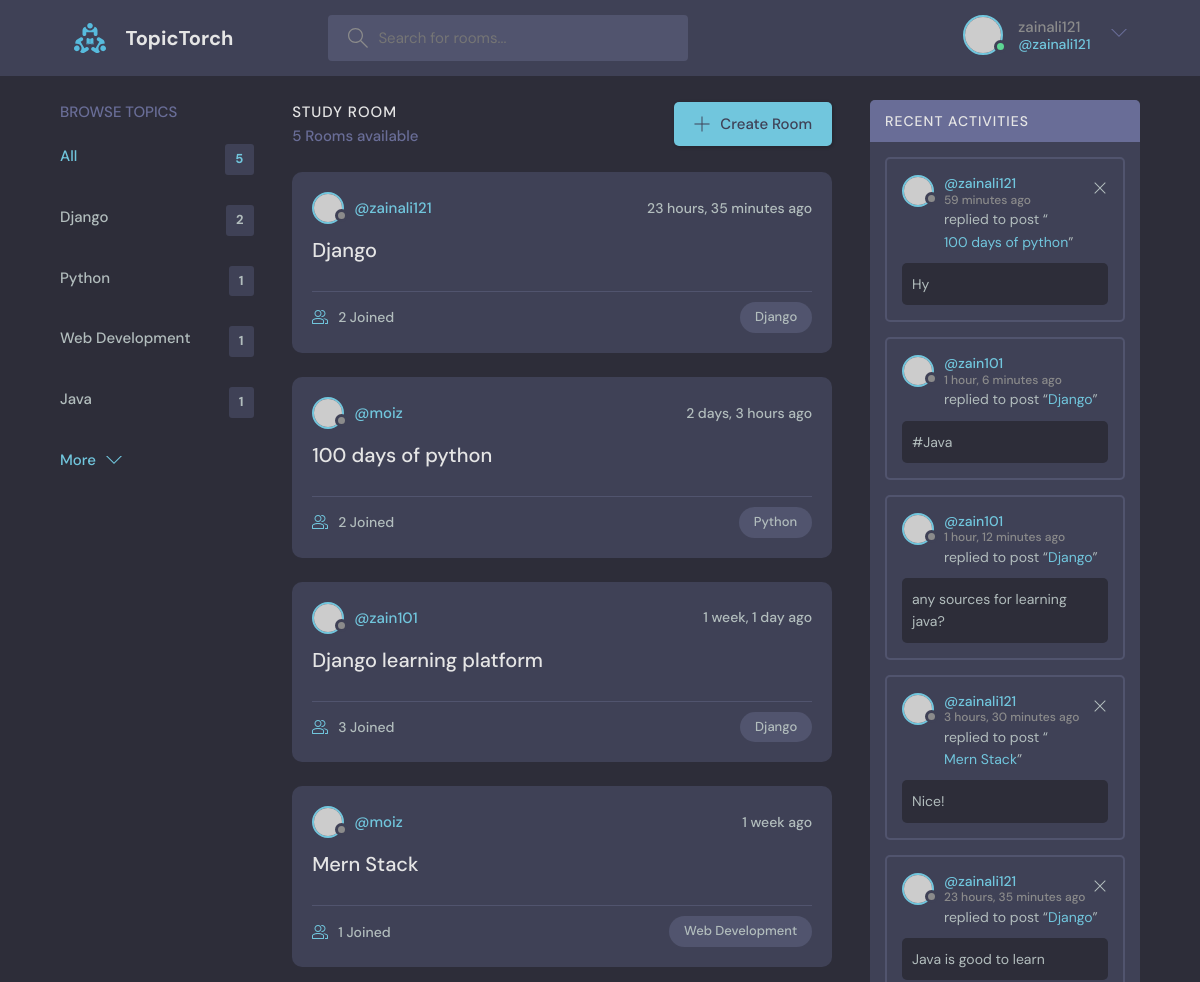
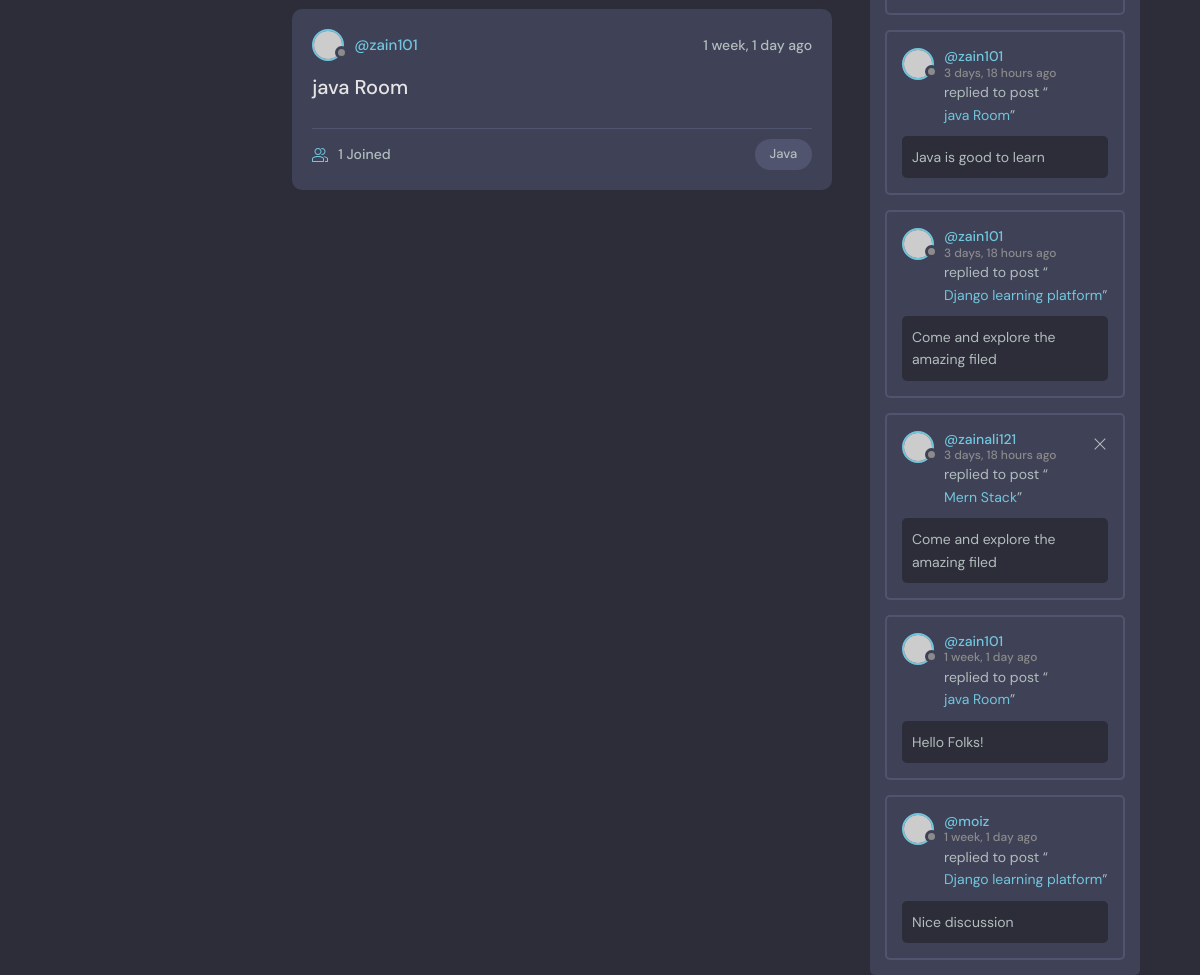
The page / (signed in) on the database its author committed (2 pictures, top to bottom).
### base/models.py (models this page shows, shortened)
class Topic(models.Model):
    name = models.CharField(max_length=200)

class Room(models.Model):
    host = models.ForeignKey(User, on_delete=models.SET_NULL, null=True)
    members = models.ManyToManyField(User, related_name='members', blank=True)
    topic = models.ForeignKey(Topic, on_delete=models.SET_NULL, null=True)
    name = models.CharField(max_length=200)
    desc = models.TextField(null=True, blank=True)
    updated = models.DateTimeField(auto_now=True)
    created = models.DateTimeField(auto_now_add=True)
    class Meta:      # for maintaining the order
        ordering = ['-updated', '-created']
    def __str__(self):
        return self.name

class Message(models.Model):
    user = models.ForeignKey(User, on_delete=models.CASCADE)
    room = models.ForeignKey(Room, on_delete=models.CASCADE)
    body = models.TextField()
    updated = models.DateTimeField(auto_now=True)
    created = models.DateTimeField(auto_now_add=True)
    class Meta:      # for maintaining the order
        ordering = ['-updated', '-created']

### base/views.py (the view)
# urls.py: 2. Add a URL to urlpatterns:  path('', views.home, name='home')
def home(request):
    query = request.GET.get('query') if request.GET.get('query') != None else ''
    rooms = Room.objects.filter(
        Q(topic__name__icontains=query) |
        Q(name__icontains = query) |
        Q(desc__icontains = query)
                                )
    topics = Topic.objects.all()
    rooms_count = rooms.count()
    room_messages = Message.objects.filter(Q(room__topic__name__icontains=query))
    context = {'rooms': rooms, 'topics' : topics, 'rooms_count': rooms_count, 'room_messages': room_messages}
    return render(request, 'base/home.html', context)

### base/templates/base/home.html (shortened to what this page needs)
{% extends 'main.html' %}
{% block content %}
<main class="layout layout--3">
   <div class="container">
      {% include 'base/topics_components.html' %}
      <div class="roomList">
         <div class="roomList__header">
            <div>
               <h2>Study Room</h2>
               <p>{{rooms_count}} Rooms available</p>
            </div>
            <a class="btn btn--main" href="{% url 'create-room' %}">
               <svg version="1.1" xmlns="http://www.w3.org/2000/svg" width="32" height="32" viewBox="0 0 32 32">
                  <title>add</title>
                  <path
                     d="M16.943 0.943h-1.885v14.115h-14.115v1.885h14.115v14.115h1.885v-14.115h14.115v-1.885h-14.115v-14.115z">
                  </path>
               </svg>
               Create Room
            </a>
         </div>
         {% include 'base/feed_components.html' %}
      </div>
      {% include 'base/activity_components.html' %}
   </div>
</main>
{% endblock content %}

### templates/navbar.html (shortened to what this page needs)
{% load static %}
<header class="header header--loggedIn">
    <div class="container">
      <a href="{% url 'home' %}" class="header__logo">
        <img src="{% static 'images/logo.svg' %}" />
        <h1>TopicTorch</h1>
      </a>
      <form method="get" action="{% url 'home' %}" class="header__search">
        <label>
          <input name="query" placeholder="Search for rooms..." />
        </label>
      </form>
      <nav class="header__menu">
        {% if request.user.is_authenticated %}
        <div class="header__user">
          <a href="profile.html">
            <div class="avatar avatar--medium active">
              <img src="https://randomuser.me/api/portraits/men/37.jpg" />
            </div>
            <p>{{request.user.username}} <span>@{{request.user.username}}</span></p>
          </a>
          <button class="dropdown-button">
            <svg version="1.1" xmlns="http://www.w3.org/2000/svg" width="32" height="32" viewBox="0 0 32 32">
              <title>chevron-down</title>
              <path d="M16 21l-13-13h-3l16 16 16-16h-3l-13 13z"></path>
            </svg>
          </button>
        </div>
        {% else %}
        <a href="{% url 'login' %}">
          <img src="{% static 'images/avatar.svg' %}" />
          <p>Login</p>
        </a>
        {% endif %}
      </nav>
    </div>
  </header>

### base/templates/base/topics_components.html
<div class="topics">
   <div class="topics__header">
      <h2>Browse Topics</h2>
   </div>
   <ul class="topics__list">
      <li>
         <a href="{% url 'home' %}" class="active">All <span>{{rooms_count}}</span></a>
      </li>
      {% for topic in topics %}
      <li>
         <a href="{% url 'home' %}?query={{topic.name}}">{{topic.name}} <span>{{topic.room_set.all.count}}</span></a>
      </li>
      {% endfor %}
   </ul>
   <a class="btn btn--link" href="topics.html">
      More
      <svg version="1.1" xmlns="http://www.w3.org/2000/svg" width="32" height="32" viewBox="0 0 32 32">
         <title>chevron-down</title>
         <path d="M16 21l-13-13h-3l16 16 16-16h-3l-13 13z"></path>
      </svg>
   </a>
</div>

### base/templates/base/feed_components.html (shortened to what this page needs)
{% for room in rooms %}
<div class="roomListRoom">
   <div class="roomListRoom__header">
      <a href="{% url 'user-profile' room.host.id %}" class="roomListRoom__author">
         <div class="avatar avatar--small">
            <img src="https://randomuser.me/api/portraits/women/11.jpg" />
         </div>
         <span>@{{room.host.username}}</span>
      </a>
      <div class="roomListRoom__actions">
         <span>{{room.created|timesince}} ago</span>
      </div>
   </div>
   <div class="roomListRoom__content">
      <a href="{% url 'room' room.id %}">{{room.name}}</a>
   </div>
   <div class="roomListRoom__meta">
      <a href="{% url 'room' room.id %}" class="roomListRoom__joined">
         {{room.members.all.count}} Joined
      </a>
      <p class="roomListRoom__topic">{{room.topic.name}}</p>
   </div>
</div>
{% endfor %}

### base/templates/base/activity_components.html
<div class="activities">
   <div class="activities__header">
      <h2>Recent Activities</h2>
   </div>
   {% for message in room_messages %}
   <div class="activities__box">
      <div class="activities__boxHeader roomListRoom__header">
         <a href="{% url 'user-profile' message.user.id %}" class="roomListRoom__author">
            <div class="avatar avatar--small">
               <img src="https://randomuser.me/api/portraits/women/11.jpg" />
            </div>
            <p>
               @{{message.user}}
               <span>{{message.created|timesince}} ago</span>
            </p>
         </a>
         {% if request.user == message.user %}
         <div class="roomListRoom__actions">
            <a href="{% url 'delete-message' message.id %}">
               <svg version="1.1" xmlns="http://www.w3.org/2000/svg" width="32" height="32" viewBox="0 0 32 32">
                  <title>remove</title>
                  <path
                     d="M27.314 6.019l-1.333-1.333-9.98 9.981-9.981-9.981-1.333 1.333 9.981 9.981-9.981 9.98 1.333 1.333 9.981-9.98 9.98 9.98 1.333-1.333-9.98-9.98 9.98-9.981z">
                  </path>
               </svg>
            </a>
         </div>
         {% endif %}
      </div>
      <div class="activities__boxContent">
         <p>replied to post “<a href="{% url 'room' message.room.id %}">{{message.room}}</a>”</p>
         <div class="activities__boxRoomContent">
            {{message.body}}
         </div>
      </div>
   </div>
   {% endfor %}
</div>

### rows shown on the page
Topic: name "Django", room_set.all.count "2"
Topic: name "Python", room_set.all.count "1"
Topic: name "Web Development", room_set.all.count "1"
Topic: name "Java", room_set.all.count "1"
Room: host.username "zainali121", created "23 hours, 35 minutes", name "Django", members.all.count "2", topic.name "Django"
Room: host.username "moiz", created "2 days, 3 hours", name "100 days of python", members.all.count "2", topic.name "Python"
Room: host.username "zain101", created "1 week, 1 day", name "Django learning platform", members.all.count "3", topic.name "Django"
Room: host.username "moiz", created "1 week", name "Mern Stack", members.all.count "1", topic.name "Web Development"
Room: host.username "zain101", created "1 week, 1 day", name "java Room", members.all.count "1", topic.name "Java"
Message: user "zainali121", created "59 minutes", room "100 days of python", body "Hy"
Message: user "zain101", created "1 hour, 6 minutes", room "Django", body "#Java"
Message: user "zain101", created "1 hour, 12 minutes", room "Django", body "any sources for learning java?"
Message: user "zainali121", created "3 hours, 30 minutes", room "Mern Stack", body "Nice!"
Message: user "zainali121", created "23 hours, 35 minutes", room "Django", body "Java is good to learn"
Message: user "zain101", created "3 days, 18 hours", room "java Room", body "Java is good to learn"
Message: user "zain101", created "3 days, 18 hours", room "Django learning platform", body "Come and explore the amazing filed"
Message: user "zainali121", created "3 days, 18 hours", room "Mern Stack", body "Come and explore the amazing filed"
Message: user "zain101", created "1 week, 1 day", room "java Room", body "Hello Folks!"
Message: user "moiz", created "1 week, 1 day", room "Django learning platform", body "Nice discussion"

### other values the page prints
{{ request.user.username }} "zainali121"
{{ rooms_count }} "5"
